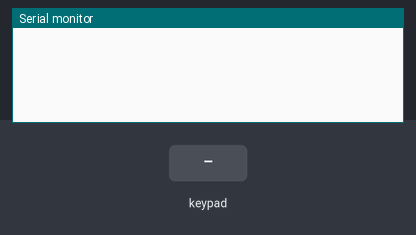
The sketch below on a simulated Arduino Uno, built with avr-gcc and run on an emulated ATmega328P. Shown: the last lines printed to the serial monitor. The test bench sets the inputs (shaded band).

Above: at 1.2 s.
1.3 s: key '1' pressed
At 2.3 s:
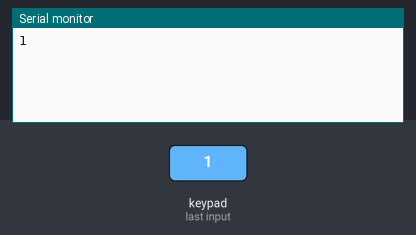
2.8 s: keypad keys 6 7 8 9 # pressed 0.4 s apart
At 5.0 s:
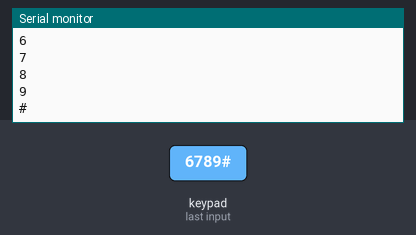
6.3 s: key 'A' pressed
At 7.5 s:
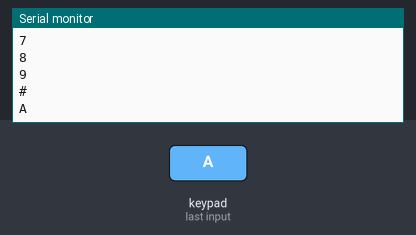
7.8 s: keypad keys 6 7 8 9 * pressed 0.4 s apart
At 9.8 s:
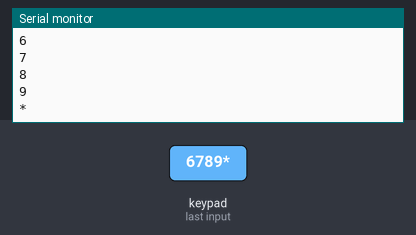
11.3 s: key 'B' pressed
At 12.4 s:
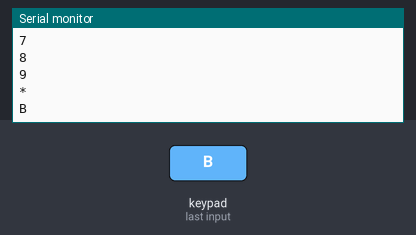
12.8 s: keypad keys 6 7 8 9 D pressed 0.4 s apart
At 15.0 s:
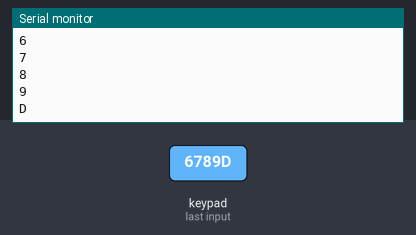
Timing chart, 0 to 16.5 s (numbered marks = the images above; inputs shaded):
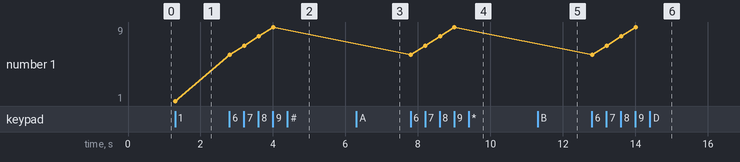

Measured:
- after the input at 1.3 s, the serial monitor: prints a new line at once (image 1)
- after the input at 2.8 s, the serial monitor: prints a new line at once (image 2)
- after the input at 6.3 s, the serial monitor: prints a new line at once (image 3)
- after the input at 7.8 s, the serial monitor: prints a new line at once (image 4)
- after the input at 11.3 s, the serial monitor: prints a new line at once (image 5)
- after the input at 12.8 s, the serial monitor: prints a new line at once (image 6)
- plotted number 1: 1 → 9 after the input at 2.8 s

The sketch:

keypad.ino
```cpp
#include <Keypad.h>

const byte ROWS = 4;
const byte COLS = 4;

char hexaKeys[ROWS][COLS] = {
  {'1', '2', '3', 'A'},
  {'4', '5', '6', 'B'},
  {'7', '8', '9', 'C'},
  {'*', '0', '#', 'D'}
};

byte  colPins[ROWS] = {6, 7, 8,9};
byte rowPins[COLS] = {2,3, 4, 5};

Keypad customKeypad = Keypad(makeKeymap(hexaKeys), rowPins, colPins, ROWS, COLS);

void setup(){
  Serial.begin(9600);
}

void loop(){
  char customKey = customKeypad.getKey();

  if (customKey){
    Serial.println(customKey);
  }
}

/*
 https://www.circuitbasics.com/how-to-set-up-a-keypad-on-an-arduino/
 https://arduinogetstarted.com/images/cover/arduino-keypad-cover.jpg

 */
```
